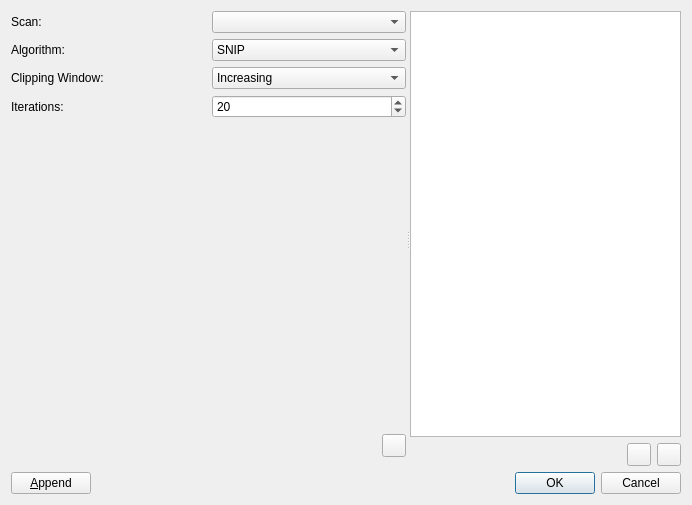
<?xml version="1.0" encoding="UTF-8"?>
<ui version="4.0">
 <class>BaseLineDialog</class>
 <widget class="QDialog" name="BaseLineDialog">
  <property name="geometry">
   <rect>
    <x>0</x>
    <y>0</y>
    <width>692</width>
    <height>505</height>
   </rect>
  </property>
  <property name="windowTitle">
   <string>Dialog</string>
  </property>
  <layout class="QVBoxLayout" name="verticalLayout_4">
   <item>
    <widget class="QSplitter" name="splitter">
     <property name="orientation">
      <enum>Qt::Horizontal</enum>
     </property>
     <widget class="QWidget" name="layoutWidget">
      <layout class="QVBoxLayout" name="verticalLayout_2">
       <item>
        <layout class="QGridLayout" name="gridLayout_2">
         <item row="0" column="0">
          <widget class="QLabel" name="label">
           <property name="text">
            <string>Scan:</string>
           </property>
          </widget>
         </item>
         <item row="0" column="1">
          <widget class="QComboBox" name="comboBoxScan"/>
         </item>
         <item row="1" column="0">
          <widget class="QLabel" name="label_4">
           <property name="text">
            <string>Algorithm:</string>
           </property>
          </widget>
         </item>
         <item row="1" column="1">
          <widget class="QComboBox" name="comboBoxAlgo">
           <item>
            <property name="text">
             <string>SNIP</string>
            </property>
           </item>
           <item>
            <property name="text">
             <string>Golotvin-Williams</string>
            </property>
           </item>
           <item>
            <property name="text">
             <string>Select manually</string>
            </property>
           </item>
          </widget>
         </item>
        </layout>
       </item>
       <item>
        <widget class="QStackedWidget" name="stackedWidgetParams">
         <property name="currentIndex">
          <number>0</number>
         </property>
         <widget class="QWidget" name="page">
          <layout class="QGridLayout" name="gridLayout">
           <property name="leftMargin">
            <number>0</number>
           </property>
           <property name="topMargin">
            <number>0</number>
           </property>
           <property name="rightMargin">
            <number>0</number>
           </property>
           <item row="0" column="0">
            <widget class="QLabel" name="label_2">
             <property name="text">
              <string>Clipping Window:</string>
             </property>
            </widget>
           </item>
           <item row="0" column="1">
            <widget class="QComboBox" name="comboBoxSnipWindow">
             <item>
              <property name="text">
               <string>Increasing</string>
              </property>
             </item>
             <item>
              <property name="text">
               <string>Decreasing</string>
              </property>
             </item>
            </widget>
           </item>
           <item row="1" column="0">
            <widget class="QLabel" name="label_3">
             <property name="text">
              <string>Iterations:</string>
             </property>
            </widget>
           </item>
           <item row="1" column="1">
            <widget class="QSpinBox" name="spinBoxSnipM">
             <property name="minimum">
              <number>1</number>
             </property>
             <property name="maximum">
              <number>999</number>
             </property>
             <property name="value">
              <number>20</number>
             </property>
            </widget>
           </item>
           <item row="2" column="0" colspan="2">
            <spacer name="verticalSpacer">
             <property name="orientation">
              <enum>Qt::Vertical</enum>
             </property>
             <property name="sizeHint" stdset="0">
              <size>
               <width>258</width>
               <height>65</height>
              </size>
             </property>
            </spacer>
           </item>
           <item row="3" column="0" colspan="2">
            <layout class="QHBoxLayout" name="horizontalLayout_3">
             <item>
              <spacer name="horizontalSpacer_3">
               <property name="orientation">
                <enum>Qt::Horizontal</enum>
               </property>
               <property name="sizeHint" stdset="0">
                <size>
                 <width>40</width>
                 <height>20</height>
                </size>
               </property>
              </spacer>
             </item>
             <item>
              <widget class="QToolButton" name="toolButtonResetSnip">
               <property name="icon">
                <iconset theme="profex-undo"/>
               </property>
              </widget>
             </item>
            </layout>
           </item>
          </layout>
         </widget>
         <widget class="QWidget" name="page_2">
          <layout class="QGridLayout" name="gridLayout_3">
           <property name="leftMargin">
            <number>0</number>
           </property>
           <property name="topMargin">
            <number>0</number>
           </property>
           <property name="rightMargin">
            <number>0</number>
           </property>
           <property name="bottomMargin">
            <number>0</number>
           </property>
           <item row="0" column="1">
            <widget class="QSpinBox" name="spinBoxGolotSmooth"/>
           </item>
           <item row="2" column="1">
            <widget class="QDoubleSpinBox" name="doubleSpinBoxGolotvinN">
             <property name="minimum">
              <double>0.500000000000000</double>
             </property>
             <property name="maximum">
              <double>10.000000000000000</double>
             </property>
             <property name="singleStep">
              <double>0.100000000000000</double>
             </property>
            </widget>
           </item>
           <item row="1" column="0">
            <widget class="QLabel" name="label_6">
             <property name="text">
              <string>Window Size N:</string>
             </property>
            </widget>
           </item>
           <item row="8" column="0" colspan="2">
            <layout class="QHBoxLayout" name="horizontalLayout_2">
             <item>
              <spacer name="horizontalSpacer_2">
               <property name="orientation">
                <enum>Qt::Horizontal</enum>
               </property>
               <property name="sizeHint" stdset="0">
                <size>
                 <width>40</width>
                 <height>20</height>
                </size>
               </property>
              </spacer>
             </item>
             <item>
              <widget class="QToolButton" name="toolButtonResetGolot">
               <property name="icon">
                <iconset theme="profex-undo"/>
               </property>
              </widget>
             </item>
            </layout>
           </item>
           <item row="1" column="1">
            <widget class="QSpinBox" name="spinBoxGolotWindow">
             <property name="minimum">
              <number>0</number>
             </property>
            </widget>
           </item>
           <item row="0" column="0">
            <widget class="QLabel" name="label_9">
             <property name="text">
              <string>Data smoothing M:</string>
             </property>
            </widget>
           </item>
           <item row="7" column="0" colspan="2">
            <spacer name="verticalSpacer_2">
             <property name="orientation">
              <enum>Qt::Vertical</enum>
             </property>
             <property name="sizeHint" stdset="0">
              <size>
               <width>20</width>
               <height>104</height>
              </size>
             </property>
            </spacer>
           </item>
           <item row="5" column="0">
            <widget class="QLabel" name="label_8">
             <property name="text">
              <string>Last Point:</string>
             </property>
            </widget>
           </item>
           <item row="3" column="1">
            <widget class="QSpinBox" name="spinBoxGolotSteps">
             <property name="minimum">
              <number>1</number>
             </property>
            </widget>
           </item>
           <item row="6" column="1">
            <widget class="QComboBox" name="comboBoxGolotInterpolation"/>
           </item>
           <item row="3" column="0">
            <widget class="QLabel" name="labelGolotSteps">
             <property name="text">
              <string>Sampling steps:</string>
             </property>
            </widget>
           </item>
           <item row="5" column="1">
            <widget class="QComboBox" name="comboBoxGolotLast">
             <item>
              <property name="text">
               <string>Measured value</string>
              </property>
             </item>
             <item>
              <property name="text">
               <string>Last match</string>
              </property>
             </item>
             <item>
              <property name="text">
               <string>Lowest match</string>
              </property>
             </item>
            </widget>
           </item>
           <item row="6" column="0">
            <widget class="QLabel" name="label_10">
             <property name="text">
              <string>Interpolation:</string>
             </property>
            </widget>
           </item>
           <item row="2" column="0">
            <widget class="QLabel" name="label_5">
             <property name="text">
              <string>Noise Multiplier n:</string>
             </property>
            </widget>
           </item>
           <item row="4" column="0">
            <widget class="QLabel" name="label_7">
             <property name="text">
              <string>Sensitivity:</string>
             </property>
            </widget>
           </item>
           <item row="4" column="1">
            <widget class="QSpinBox" name="spinBoxGolotSensitivity">
             <property name="minimum">
              <number>0</number>
             </property>
            </widget>
           </item>
          </layout>
         </widget>
         <widget class="QWidget" name="page_3">
          <layout class="QVBoxLayout" name="verticalLayout_6">
           <property name="leftMargin">
            <number>0</number>
           </property>
           <property name="topMargin">
            <number>0</number>
           </property>
           <property name="rightMargin">
            <number>0</number>
           </property>
           <property name="bottomMargin">
            <number>0</number>
           </property>
           <item>
            <widget class="QGroupBox" name="groupBox_2">
             <property name="title">
              <string>Instructions</string>
             </property>
             <layout class="QVBoxLayout" name="verticalLayout_5">
              <item>
               <widget class="QLabel" name="labelManualAdd">
                <property name="text">
                 <string>Ctrl + Double click on graph to add anchors</string>
                </property>
               </widget>
              </item>
              <item>
               <widget class="QLabel" name="labelManualMove">
                <property name="text">
                 <string>Middle mouse button on graph to move anchors</string>
                </property>
               </widget>
              </item>
              <item>
               <widget class="QLabel" name="labelManualRemove">
                <property name="text">
                 <string>Ctrl + right mouse button on graph to remove anchors</string>
                </property>
               </widget>
              </item>
             </layout>
            </widget>
           </item>
           <item>
            <widget class="QGroupBox" name="groupBox_3">
             <property name="sizePolicy">
              <sizepolicy hsizetype="Preferred" vsizetype="Expanding">
               <horstretch>0</horstretch>
               <verstretch>0</verstretch>
              </sizepolicy>
             </property>
             <property name="title">
              <string>Parameters</string>
             </property>
             <layout class="QGridLayout" name="gridLayout_4">
              <item row="5" column="0" colspan="3">
               <spacer name="verticalSpacer_3">
                <property name="orientation">
                 <enum>Qt::Vertical</enum>
                </property>
                <property name="sizeHint" stdset="0">
                 <size>
                  <width>350</width>
                  <height>44</height>
                 </size>
                </property>
               </spacer>
              </item>
              <item row="4" column="0">
               <widget class="QLabel" name="label_17">
                <property name="text">
                 <string>Optimize anchors:</string>
                </property>
               </widget>
              </item>
              <item row="2" column="0">
               <widget class="QLabel" name="label_18">
                <property name="text">
                 <string>Optimized position:</string>
                </property>
               </widget>
              </item>
              <item row="2" column="2">
               <widget class="QComboBox" name="comboBoxManualPosition">
                <property name="toolTip">
                 <string>&lt;html&gt;&lt;head/&gt;&lt;body&gt;&lt;p&gt;Select if optimizing the anchors places them below the noise or centered on the noise pattern.&lt;/p&gt;&lt;/body&gt;&lt;/html&gt;</string>
                </property>
               </widget>
              </item>
              <item row="0" column="2">
               <widget class="QComboBox" name="comboBoxManualInterpolation">
                <property name="toolTip">
                 <string>&lt;html&gt;&lt;head/&gt;&lt;body&gt;&lt;p&gt;Select the algorithm for interpolation between anchor points.&lt;/p&gt;&lt;/body&gt;&lt;/html&gt;</string>
                </property>
               </widget>
              </item>
              <item row="3" column="2">
               <widget class="QSpinBox" name="spinBoxManualWindow">
                <property name="toolTip">
                 <string>&lt;html&gt;&lt;head/&gt;&lt;body&gt;&lt;p&gt;Optimizing the anchor position analyzes the intensities in a window around the anchor point. &lt;/p&gt;&lt;p&gt;Select the size of the window.&lt;/p&gt;&lt;/body&gt;&lt;/html&gt;</string>
                </property>
               </widget>
              </item>
              <item row="0" column="0">
               <widget class="QLabel" name="label_11">
                <property name="text">
                 <string>Interpolation:</string>
                </property>
               </widget>
              </item>
              <item row="3" column="0">
               <widget class="QLabel" name="label_15">
                <property name="text">
                 <string>Window size:</string>
                </property>
               </widget>
              </item>
              <item row="4" column="2">
               <layout class="QHBoxLayout" name="horizontalLayout_6">
                <item>
                 <spacer name="horizontalSpacer_5">
                  <property name="orientation">
                   <enum>Qt::Horizontal</enum>
                  </property>
                  <property name="sizeHint" stdset="0">
                   <size>
                    <width>40</width>
                    <height>20</height>
                   </size>
                  </property>
                 </spacer>
                </item>
                <item>
                 <widget class="QToolButton" name="toolButtonManualOptimize">
                  <property name="toolTip">
                   <string>&lt;html&gt;&lt;head/&gt;&lt;body&gt;&lt;p&gt;Automatically adjusts the vertical position of the anchor points.&lt;/p&gt;&lt;/body&gt;&lt;/html&gt;</string>
                  </property>
                  <property name="text">
                   <string>...</string>
                  </property>
                  <property name="icon">
                   <iconset theme="profex-sample-height-zero"/>
                  </property>
                 </widget>
                </item>
               </layout>
              </item>
              <item row="1" column="2">
               <widget class="QComboBox" name="comboBoxManualLast">
                <item>
                 <property name="text">
                  <string>Measured value</string>
                 </property>
                </item>
                <item>
                 <property name="text">
                  <string>Last match</string>
                 </property>
                </item>
                <item>
                 <property name="text">
                  <string>Lowest match</string>
                 </property>
                </item>
               </widget>
              </item>
              <item row="1" column="0">
               <widget class="QLabel" name="label_19">
                <property name="text">
                 <string>Last point:</string>
                </property>
               </widget>
              </item>
              <item row="6" column="0" colspan="3">
               <layout class="QHBoxLayout" name="horizontalLayout_5">
                <item>
                 <spacer name="horizontalSpacer">
                  <property name="orientation">
                   <enum>Qt::Horizontal</enum>
                  </property>
                  <property name="sizeHint" stdset="0">
                   <size>
                    <width>40</width>
                    <height>20</height>
                   </size>
                  </property>
                 </spacer>
                </item>
                <item>
                 <widget class="QToolButton" name="toolButtonResetManual">
                  <property name="toolTip">
                   <string>&lt;html&gt;&lt;head/&gt;&lt;body&gt;&lt;p&gt;Re-initialize the baseline.&lt;/p&gt;&lt;/body&gt;&lt;/html&gt;</string>
                  </property>
                  <property name="icon">
                   <iconset theme="profex-undo"/>
                  </property>
                 </widget>
                </item>
               </layout>
              </item>
             </layout>
            </widget>
           </item>
          </layout>
         </widget>
        </widget>
       </item>
      </layout>
     </widget>
     <widget class="QWidget" name="layoutWidget">
      <layout class="QVBoxLayout" name="verticalLayout_3">
       <item>
        <widget class="QTableWidget" name="tableWidgetNodes"/>
       </item>
       <item>
        <layout class="QHBoxLayout" name="horizontalLayout_4">
         <item>
          <spacer name="horizontalSpacer_4">
           <property name="orientation">
            <enum>Qt::Horizontal</enum>
           </property>
           <property name="sizeHint" stdset="0">
            <size>
             <width>40</width>
             <height>20</height>
            </size>
           </property>
          </spacer>
         </item>
         <item>
          <widget class="QToolButton" name="toolButtonAddAnchor">
           <property name="icon">
            <iconset theme="profex-add"/>
           </property>
          </widget>
         </item>
         <item>
          <widget class="QToolButton" name="toolButtonRemoveAnchor">
           <property name="icon">
            <iconset theme="profex-remove"/>
           </property>
          </widget>
         </item>
        </layout>
       </item>
      </layout>
     </widget>
    </widget>
   </item>
   <item>
    <layout class="QHBoxLayout" name="horizontalLayout">
     <item>
      <widget class="QPushButton" name="pushButtonAppend">
       <property name="text">
        <string>&amp;Append</string>
       </property>
      </widget>
     </item>
     <item>
      <widget class="QDialogButtonBox" name="buttonBox">
       <property name="standardButtons">
        <set>QDialogButtonBox::Cancel|QDialogButtonBox::Ok</set>
       </property>
      </widget>
     </item>
    </layout>
   </item>
  </layout>
 </widget>
 <tabstops>
  <tabstop>comboBoxScan</tabstop>
  <tabstop>comboBoxAlgo</tabstop>
  <tabstop>comboBoxSnipWindow</tabstop>
  <tabstop>spinBoxSnipM</tabstop>
  <tabstop>toolButtonResetSnip</tabstop>
  <tabstop>spinBoxGolotSmooth</tabstop>
  <tabstop>spinBoxGolotWindow</tabstop>
  <tabstop>doubleSpinBoxGolotvinN</tabstop>
  <tabstop>spinBoxGolotSteps</tabstop>
  <tabstop>spinBoxGolotSensitivity</tabstop>
  <tabstop>comboBoxGolotLast</tabstop>
  <tabstop>comboBoxGolotInterpolation</tabstop>
  <tabstop>toolButtonResetGolot</tabstop>
  <tabstop>pushButtonAppend</tabstop>
  <tabstop>tableWidgetNodes</tabstop>
  <tabstop>toolButtonAddAnchor</tabstop>
  <tabstop>toolButtonRemoveAnchor</tabstop>
 </tabstops>
 <resources/>
 <connections>
  <connection>
   <sender>pushButtonAppend</sender>
   <signal>clicked()</signal>
   <receiver>BaseLineDialog</receiver>
   <slot>append()</slot>
   <hints>
    <hint type="sourcelabel">
     <x>90</x>
     <y>492</y>
    </hint>
    <hint type="destinationlabel">
     <x>131</x>
     <y>262</y>
    </hint>
   </hints>
  </connection>
  <connection>
   <sender>toolButtonResetGolot</sender>
   <signal>clicked()</signal>
   <receiver>BaseLineDialog</receiver>
   <slot>resetGolot()</slot>
   <hints>
    <hint type="sourcelabel">
     <x>107</x>
     <y>152</y>
    </hint>
    <hint type="destinationlabel">
     <x>398</x>
     <y>398</y>
    </hint>
   </hints>
  </connection>
  <connection>
   <sender>toolButtonResetSnip</sender>
   <signal>clicked()</signal>
   <receiver>BaseLineDialog</receiver>
   <slot>resetSnip()</slot>
   <hints>
    <hint type="sourcelabel">
     <x>337</x>
     <y>439</y>
    </hint>
    <hint type="destinationlabel">
     <x>400</x>
     <y>380</y>
    </hint>
   </hints>
  </connection>
  <connection>
   <sender>buttonBox</sender>
   <signal>accepted()</signal>
   <receiver>BaseLineDialog</receiver>
   <slot>closeAndAccept()</slot>
   <hints>
    <hint type="sourcelabel">
     <x>542</x>
     <y>483</y>
    </hint>
    <hint type="destinationlabel">
     <x>412</x>
     <y>449</y>
    </hint>
   </hints>
  </connection>
  <connection>
   <sender>buttonBox</sender>
   <signal>rejected()</signal>
   <receiver>BaseLineDialog</receiver>
   <slot>closeAndReject()</slot>
   <hints>
    <hint type="sourcelabel">
     <x>581</x>
     <y>474</y>
    </hint>
    <hint type="destinationlabel">
     <x>561</x>
     <y>446</y>
    </hint>
   </hints>
  </connection>
  <connection>
   <sender>toolButtonResetManual</sender>
   <signal>clicked()</signal>
   <receiver>BaseLineDialog</receiver>
   <slot>resetManual()</slot>
   <hints>
    <hint type="sourcelabel">
     <x>369</x>
     <y>429</y>
    </hint>
    <hint type="destinationlabel">
     <x>345</x>
     <y>252</y>
    </hint>
   </hints>
  </connection>
  <connection>
   <sender>toolButtonManualOptimize</sender>
   <signal>clicked()</signal>
   <receiver>BaseLineDialog</receiver>
   <slot>optimizeManual()</slot>
   <hints>
    <hint type="sourcelabel">
     <x>350</x>
     <y>210</y>
    </hint>
    <hint type="destinationlabel">
     <x>345</x>
     <y>252</y>
    </hint>
   </hints>
  </connection>
 </connections>
 <slots>
  <slot>append()</slot>
  <slot>closeAndAccept()</slot>
  <slot>closeAndReject()</slot>
  <slot>resetGolot()</slot>
  <slot>resetSnip()</slot>
  <slot>resetManual()</slot>
  <slot>optimizeManual()</slot>
 </slots>
</ui>
